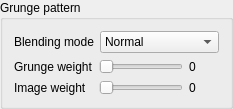
    <widget class="QGroupBox" name="groupBoxGrungeImageSettings">
     <property name="title">
      <string>Grunge pattern</string>
     </property>
     <layout class="QVBoxLayout" name="verticalLayout_32">
      <item>
       <layout class="QFormLayout" name="formLayout_2">
        <item row="0" column="0">
         <widget class="QLabel" name="labelGrungeBlendingMode">
          <property name="text">
           <string>Blending mode</string>
          </property>
         </widget>
        </item>
        <item row="0" column="1">
         <widget class="QComboBox" name="comboBoxGrungeBlendingMode">
          <item>
           <property name="text">
            <string>Normal</string>
           </property>
          </item>
          <item>
           <property name="text">
            <string>Muliply</string>
           </property>
          </item>
          <item>
           <property name="text">
            <string>Add</string>
           </property>
          </item>
          <item>
           <property name="text">
            <string>Subtract</string>
           </property>
          </item>
          <item>
           <property name="text">
            <string>Difference</string>
           </property>
          </item>
          <item>
           <property name="text">
            <string>Divide</string>
           </property>
          </item>
          <item>
           <property name="text">
            <string>Screen</string>
           </property>
          </item>
          <item>
           <property name="text">
            <string>Overlay</string>
           </property>
          </item>
          <item>
           <property name="text">
            <string>Dodge</string>
           </property>
          </item>
          <item>
           <property name="text">
            <string>Burn</string>
           </property>
          </item>
          <item>
           <property name="text">
            <string>Darken Only</string>
           </property>
          </item>
          <item>
           <property name="text">
            <string>Lighten Only</string>
           </property>
          </item>
         </widget>
        </item>
       </layout>
      </item>
      <item>
       <layout class="QGridLayout" name="gridLayout_26">
        <item row="0" column="2">
         <widget class="QLabel" name="label_33">
          <property name="minimumSize">
           <size>
            <width>30</width>
            <height>0</height>
           </size>
          </property>
          <property name="text">
           <string>0</string>
          </property>
         </widget>
        </item>
        <item row="0" column="1">
         <widget class="QSlider" name="horizontalSliderGrungeImageWeight">
          <property name="maximum">
           <number>100</number>
          </property>
          <property name="pageStep">
           <number>0</number>
          </property>
          <property name="orientation">
           <enum>Qt::Horizontal</enum>
          </property>
         </widget>
        </item>
        <item row="0" column="0">
         <widget class="QLabel" name="label_30">
          <property name="text">
           <string>Grunge weight</string>
          </property>
         </widget>
        </item>
        <item row="1" column="0">
         <widget class="QLabel" name="labelGrungeImageWeight">
          <property name="text">
           <string>Image weight</string>
          </property>
         </widget>
        </item>
        <item row="1" column="1">
         <widget class="QSlider" name="horizontalSliderGrungeMainImageWeight">
          <property name="maximum">
           <number>100</number>
          </property>
          <property name="pageStep">
           <number>0</number>
          </property>
          <property name="orientation">
           <enum>Qt::Horizontal</enum>
          </property>
         </widget>
        </item>
        <item row="1" column="2">
         <widget class="QLabel" name="labelGrungeImageWeight2">
          <property name="text">
           <string>0</string>
          </property>
         </widget>
        </item>
       </layout>
      </item>
     </layout>
    </widget>
